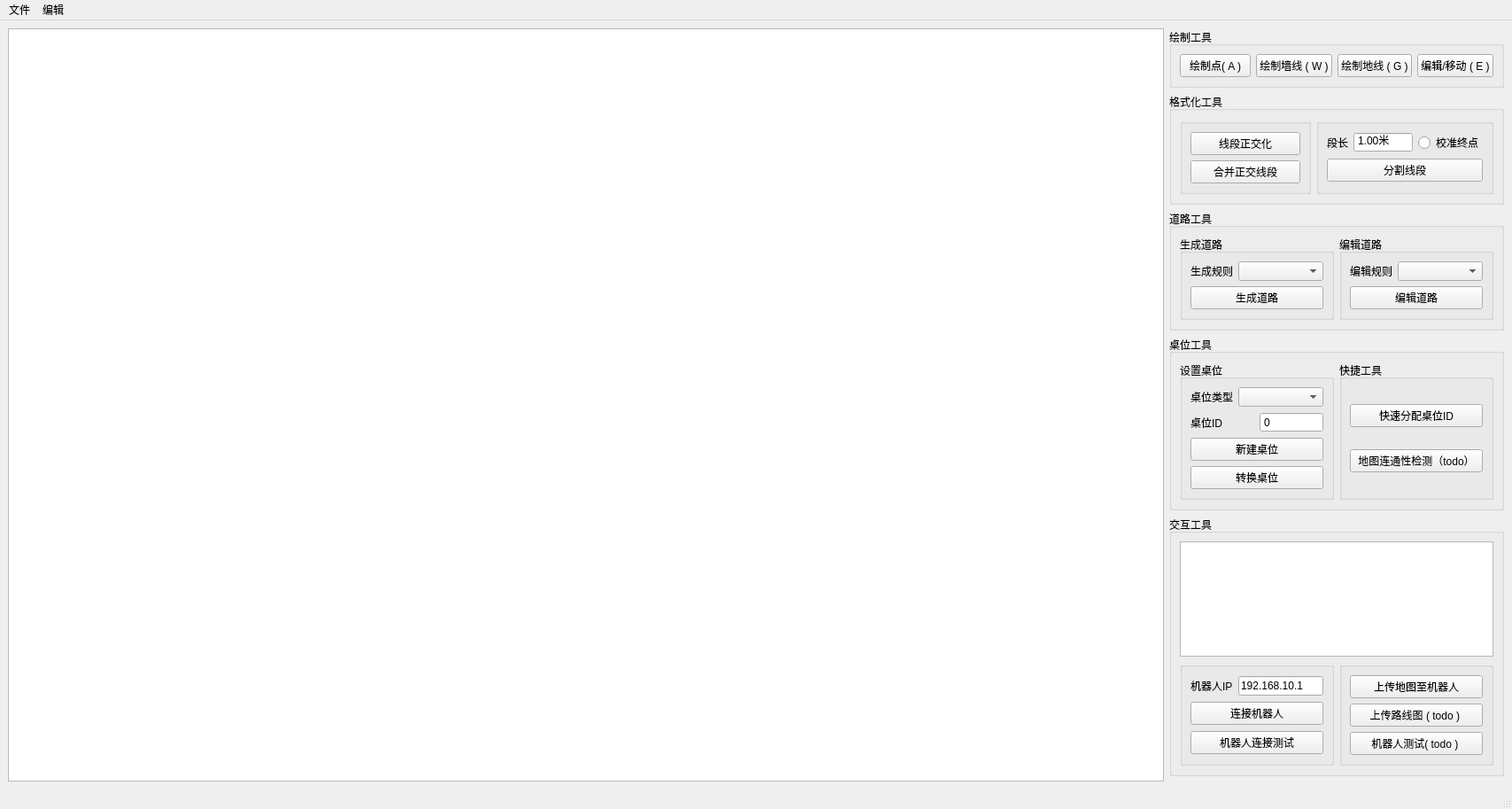
<?xml version="1.0" encoding="UTF-8"?>
<ui version="4.0">
 <class>MainWindow</class>
 <widget class="QMainWindow" name="MainWindow">
  <property name="geometry">
   <rect>
    <x>0</x>
    <y>0</y>
    <width>1707</width>
    <height>913</height>
   </rect>
  </property>
  <property name="windowTitle">
   <string>Snail地图绘制工具</string>
  </property>
  <widget class="QWidget" name="centralwidget">
   <layout class="QGridLayout" name="gridLayout" columnstretch="2,0">
    <item row="1" column="1">
     <widget class="QGroupBox" name="groupBox_2">
      <property name="title">
       <string>格式化工具</string>
      </property>
      <layout class="QHBoxLayout" name="horizontalLayout_2" stretch="1,1">
       <item>
        <widget class="QGroupBox" name="groupBox_8">
         <property name="title">
          <string/>
         </property>
         <layout class="QVBoxLayout" name="verticalLayout_4">
          <item>
           <widget class="QPushButton" name="orthogonalizationButton">
            <property name="text">
             <string>线段正交化</string>
            </property>
           </widget>
          </item>
          <item>
           <widget class="QPushButton" name="orthogonalizationMergeButton">
            <property name="text">
             <string>合并正交线段</string>
            </property>
           </widget>
          </item>
         </layout>
        </widget>
       </item>
       <item>
        <widget class="QGroupBox" name="groupBox_7">
         <property name="title">
          <string/>
         </property>
         <layout class="QVBoxLayout" name="verticalLayout_3">
          <item>
           <layout class="QHBoxLayout" name="horizontalLayout_8">
            <item>
             <widget class="QLabel" name="label_3">
              <property name="text">
               <string>段长</string>
              </property>
             </widget>
            </item>
            <item>
             <widget class="QDoubleSpinBox" name="splitSpinBox">
              <property name="buttonSymbols">
               <enum>QAbstractSpinBox::ButtonSymbols::NoButtons</enum>
              </property>
              <property name="prefix">
               <string/>
              </property>
              <property name="suffix">
               <string>米</string>
              </property>
              <property name="maximum">
               <double>1000.000000000000000</double>
              </property>
              <property name="value">
               <double>1.000000000000000</double>
              </property>
             </widget>
            </item>
            <item>
             <widget class="QRadioButton" name="calibratecRadioButton">
              <property name="text">
               <string>校准终点</string>
              </property>
             </widget>
            </item>
           </layout>
          </item>
          <item>
           <widget class="QPushButton" name="splitLinebutton">
            <property name="text">
             <string>分割线段</string>
            </property>
           </widget>
          </item>
         </layout>
        </widget>
       </item>
      </layout>
     </widget>
    </item>
    <item row="0" column="0" rowspan="6">
     <widget class="MapView" name="mapView"/>
    </item>
    <item row="3" column="1">
     <widget class="QGroupBox" name="groupBox_3">
      <property name="title">
       <string>桌位工具</string>
      </property>
      <layout class="QHBoxLayout" name="horizontalLayout_3" stretch="1,1">
       <item>
        <widget class="QGroupBox" name="groupBox_6">
         <property name="title">
          <string>设置桌位</string>
         </property>
         <layout class="QVBoxLayout" name="verticalLayout_2">
          <item>
           <layout class="QHBoxLayout" name="horizontalLayout_7" stretch="0,0">
            <item>
             <widget class="QLabel" name="label_6">
              <property name="text">
               <string>桌位类型</string>
              </property>
             </widget>
            </item>
            <item>
             <widget class="QComboBox" name="deskTypeRule">
              <property name="sizePolicy">
               <sizepolicy hsizetype="MinimumExpanding" vsizetype="Fixed">
                <horstretch>0</horstretch>
                <verstretch>0</verstretch>
               </sizepolicy>
              </property>
              <property name="maxVisibleItems">
               <number>10</number>
              </property>
             </widget>
            </item>
           </layout>
          </item>
          <item>
           <layout class="QHBoxLayout" name="horizontalLayout_10">
            <item>
             <widget class="QLabel" name="label_5">
              <property name="text">
               <string>桌位ID</string>
              </property>
             </widget>
            </item>
            <item>
             <widget class="QDoubleSpinBox" name="deskId">
              <property name="buttonSymbols">
               <enum>QAbstractSpinBox::ButtonSymbols::NoButtons</enum>
              </property>
              <property name="prefix">
               <string/>
              </property>
              <property name="suffix">
               <string/>
              </property>
              <property name="decimals">
               <number>0</number>
              </property>
              <property name="maximum">
               <double>999999.000000000000000</double>
              </property>
              <property name="value">
               <double>0.000000000000000</double>
              </property>
             </widget>
            </item>
           </layout>
          </item>
          <item>
           <widget class="QPushButton" name="newDeskButton">
            <property name="text">
             <string>新建桌位</string>
            </property>
           </widget>
          </item>
          <item>
           <widget class="QPushButton" name="changeDeskButton">
            <property name="text">
             <string>转换桌位</string>
            </property>
           </widget>
          </item>
         </layout>
        </widget>
       </item>
       <item>
        <widget class="QGroupBox" name="groupBox_10">
         <property name="title">
          <string>快捷工具</string>
         </property>
         <layout class="QVBoxLayout" name="verticalLayout_6">
          <item>
           <widget class="QPushButton" name="quickDeckIdButton">
            <property name="text">
             <string>快速分配桌位ID</string>
            </property>
           </widget>
          </item>
          <item>
           <widget class="QPushButton" name="mapConnectivityTestButton">
            <property name="text">
             <string>地图连通性检测（todo）</string>
            </property>
           </widget>
          </item>
         </layout>
        </widget>
       </item>
      </layout>
     </widget>
    </item>
    <item row="2" column="1">
     <widget class="QGroupBox" name="groupBox_5">
      <property name="title">
       <string>道路工具</string>
      </property>
      <layout class="QHBoxLayout" name="horizontalLayout_4" stretch="1,1">
       <item>
        <widget class="QGroupBox" name="groupBox_4">
         <property name="title">
          <string>生成道路</string>
         </property>
         <layout class="QVBoxLayout" name="verticalLayout">
          <property name="sizeConstraint">
           <enum>QLayout::SizeConstraint::SetDefaultConstraint</enum>
          </property>
          <item>
           <layout class="QHBoxLayout" name="horizontalLayout_6">
            <item>
             <widget class="QLabel" name="label_2">
              <property name="text">
               <string>生成规则</string>
              </property>
             </widget>
            </item>
            <item>
             <widget class="QComboBox" name="setRoadRule">
              <property name="sizePolicy">
               <sizepolicy hsizetype="MinimumExpanding" vsizetype="Fixed">
                <horstretch>0</horstretch>
                <verstretch>0</verstretch>
               </sizepolicy>
              </property>
             </widget>
            </item>
           </layout>
          </item>
          <item>
           <widget class="QPushButton" name="generateRoadButton">
            <property name="text">
             <string>生成道路</string>
            </property>
           </widget>
          </item>
         </layout>
        </widget>
       </item>
       <item>
        <widget class="QGroupBox" name="groupBox_9">
         <property name="title">
          <string>编辑道路</string>
         </property>
         <layout class="QVBoxLayout" name="verticalLayout_5">
          <property name="sizeConstraint">
           <enum>QLayout::SizeConstraint::SetDefaultConstraint</enum>
          </property>
          <item>
           <layout class="QHBoxLayout" name="horizontalLayout_9">
            <item>
             <widget class="QLabel" name="label_4">
              <property name="text">
               <string>编辑规则</string>
              </property>
             </widget>
            </item>
            <item>
             <widget class="QComboBox" name="changeRoadRule">
              <property name="sizePolicy">
               <sizepolicy hsizetype="MinimumExpanding" vsizetype="Fixed">
                <horstretch>0</horstretch>
                <verstretch>0</verstretch>
               </sizepolicy>
              </property>
             </widget>
            </item>
           </layout>
          </item>
          <item>
           <widget class="QPushButton" name="editRoadButton">
            <property name="text">
             <string>编辑道路</string>
            </property>
           </widget>
          </item>
         </layout>
        </widget>
       </item>
      </layout>
     </widget>
    </item>
    <item row="0" column="1">
     <widget class="QGroupBox" name="groupBox">
      <property name="title">
       <string>绘制工具</string>
      </property>
      <layout class="QHBoxLayout" name="horizontalLayout">
       <item>
        <widget class="QPushButton" name="addPointButton">
         <property name="text">
          <string>绘制点( A )</string>
         </property>
         <property name="checkable">
          <bool>true</bool>
         </property>
        </widget>
       </item>
       <item>
        <widget class="QPushButton" name="drawWallLineButton">
         <property name="text">
          <string>绘制墙线 ( W )</string>
         </property>
        </widget>
       </item>
       <item>
        <widget class="QPushButton" name="drawGroundLineButton">
         <property name="text">
          <string>绘制地线 ( G )</string>
         </property>
        </widget>
       </item>
       <item>
        <widget class="QPushButton" name="editMoveButton">
         <property name="text">
          <string>编辑/移动 ( E )</string>
         </property>
        </widget>
       </item>
      </layout>
     </widget>
    </item>
    <item row="4" column="1">
     <widget class="QGroupBox" name="groupBox_11">
      <property name="title">
       <string>交互工具</string>
      </property>
      <layout class="QVBoxLayout" name="verticalLayout_9">
       <item>
        <widget class="QTableWidget" name="tcpConnectTable"/>
       </item>
       <item>
        <layout class="QHBoxLayout" name="horizontalLayout_5" stretch="1,1">
         <item>
          <widget class="QGroupBox" name="groupBox_13">
           <property name="title">
            <string/>
           </property>
           <layout class="QVBoxLayout" name="verticalLayout_8">
            <item>
             <layout class="QHBoxLayout" name="horizontalLayout_11">
              <item>
               <widget class="QLabel" name="label_7">
                <property name="text">
                 <string>机器人IP</string>
                </property>
               </widget>
              </item>
              <item>
               <widget class="QLineEdit" name="robId">
                <property name="text">
                 <string>192.168.10.1</string>
                </property>
               </widget>
              </item>
             </layout>
            </item>
            <item>
             <widget class="QPushButton" name="connectRobButton">
              <property name="text">
               <string>连接机器人</string>
              </property>
             </widget>
            </item>
            <item>
             <widget class="QPushButton" name="connectivityTestButton">
              <property name="text">
               <string>机器人连接测试</string>
              </property>
             </widget>
            </item>
           </layout>
          </widget>
         </item>
         <item>
          <widget class="QGroupBox" name="groupBox_12">
           <property name="title">
            <string/>
           </property>
           <layout class="QVBoxLayout" name="verticalLayout_7">
            <item>
             <widget class="QPushButton" name="uploadMapButton">
              <property name="text">
               <string>上传地图至机器人</string>
              </property>
             </widget>
            </item>
            <item>
             <widget class="QPushButton" name="uploadRouteButton">
              <property name="text">
               <string>上传路线图 ( todo ) </string>
              </property>
             </widget>
            </item>
            <item>
             <widget class="QPushButton" name="pushButton_2">
              <property name="text">
               <string>机器人测试( todo ) </string>
              </property>
             </widget>
            </item>
           </layout>
          </widget>
         </item>
        </layout>
       </item>
      </layout>
     </widget>
    </item>
   </layout>
  </widget>
  <widget class="QMenuBar" name="menubar">
   <property name="geometry">
    <rect>
     <x>0</x>
     <y>0</y>
     <width>1707</width>
     <height>25</height>
    </rect>
   </property>
   <widget class="QMenu" name="fileMenu">
    <property name="title">
     <string>文件</string>
    </property>
    <addaction name="saveMap"/>
    <addaction name="loadMap"/>
   </widget>
   <widget class="QMenu" name="editMenu">
    <property name="title">
     <string>编辑</string>
    </property>
    <addaction name="deleteMap"/>
    <addaction name="undo_button"/>
    <addaction name="redo_button"/>
   </widget>
   <addaction name="fileMenu"/>
   <addaction name="editMenu"/>
  </widget>
  <widget class="QStatusBar" name="statusbar"/>
  <action name="deleteMap">
   <property name="icon">
    <iconset theme="QIcon::ThemeIcon::EditDelete"/>
   </property>
   <property name="text">
    <string>清空画布</string>
   </property>
  </action>
  <action name="saveMap">
   <property name="icon">
    <iconset theme="QIcon::ThemeIcon::DocumentSave"/>
   </property>
   <property name="text">
    <string>保存地图</string>
   </property>
   <property name="shortcut">
    <string>Ctrl+S</string>
   </property>
  </action>
  <action name="loadMap">
   <property name="icon">
    <iconset theme="QIcon::ThemeIcon::DocumentOpen"/>
   </property>
   <property name="text">
    <string>加载地图</string>
   </property>
  </action>
  <action name="undo_button">
   <property name="icon">
    <iconset theme="QIcon::ThemeIcon::EditUndo"/>
   </property>
   <property name="text">
    <string>撤销</string>
   </property>
   <property name="shortcut">
    <string>Ctrl+Z</string>
   </property>
   <property name="menuRole">
    <enum>QAction::MenuRole::NoRole</enum>
   </property>
  </action>
  <action name="redo_button">
   <property name="icon">
    <iconset theme="QIcon::ThemeIcon::EditRedo"/>
   </property>
   <property name="text">
    <string>重做</string>
   </property>
   <property name="shortcut">
    <string>Ctrl+Shift+Z, Ctrl+Y</string>
   </property>
   <property name="menuRole">
    <enum>QAction::MenuRole::NoRole</enum>
   </property>
  </action>
 </widget>
 <customwidgets>
  <customwidget>
   <class>MapView</class>
   <extends>QGraphicsView</extends>
   <header location="global">mapview.h</header>
  </customwidget>
 </customwidgets>
 <resources/>
 <connections/>
</ui>
